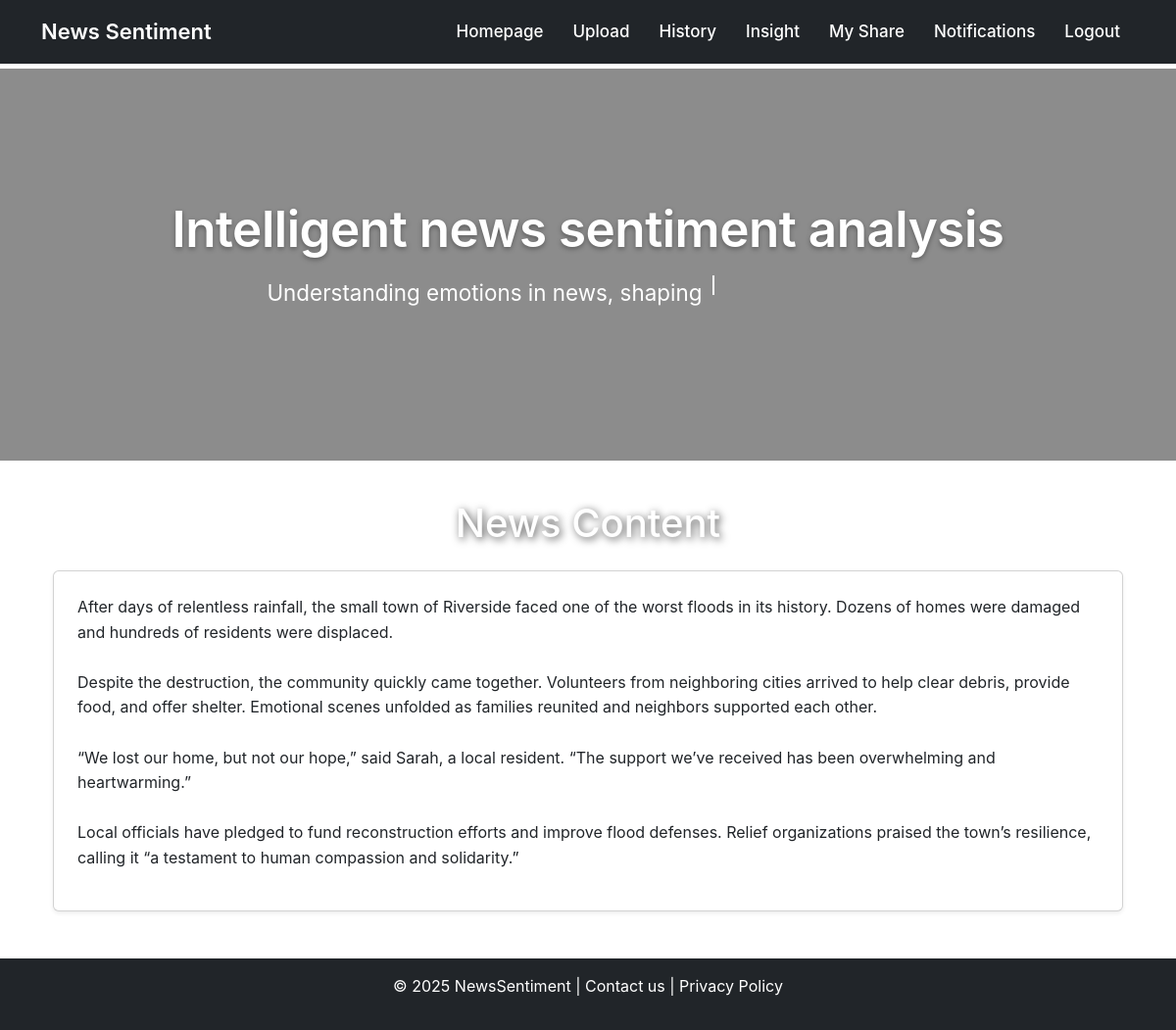
The page /share/post/5 (signed in) on the database as committed earlier.
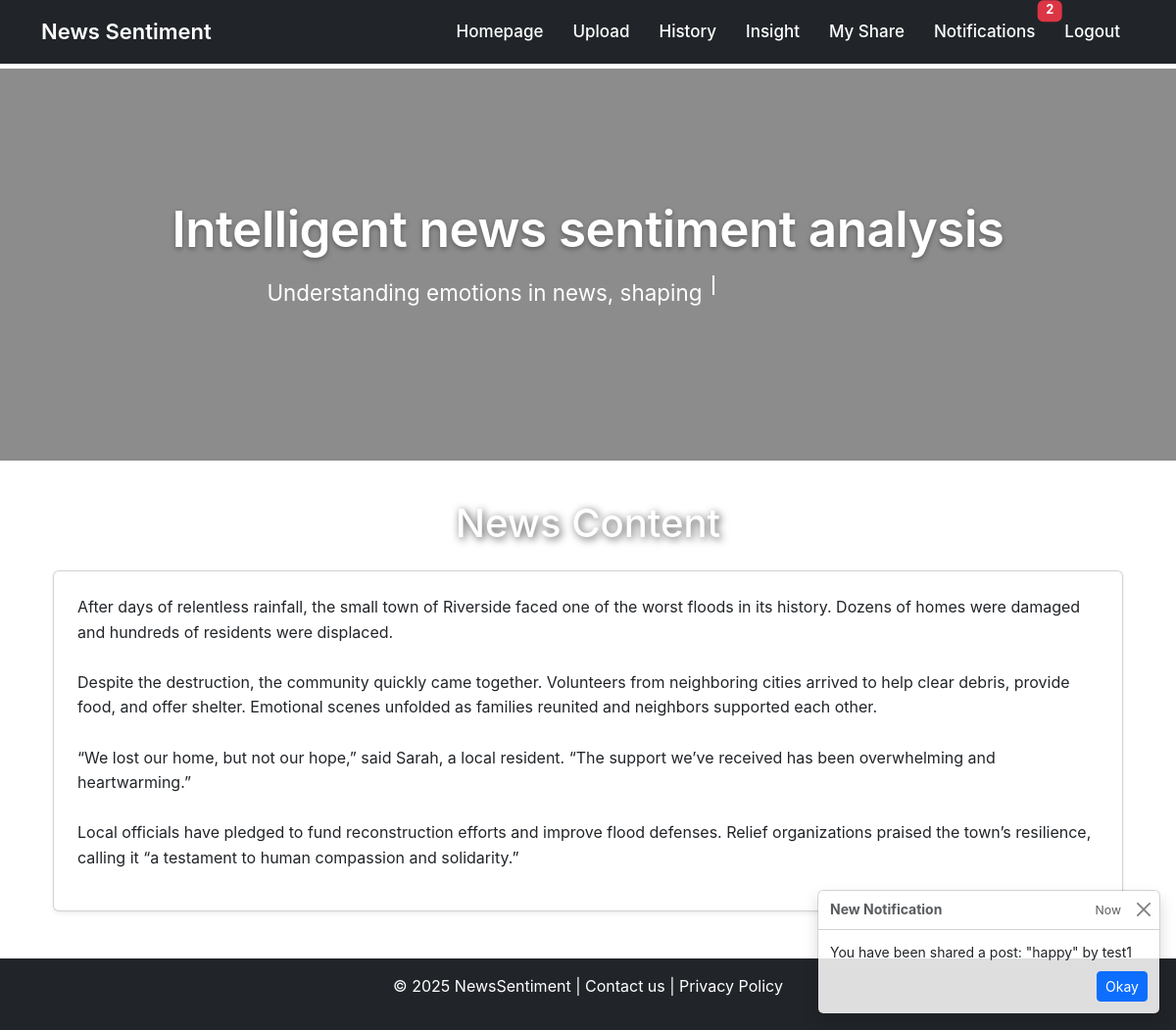
The same page on the database as committed later.
### app/models.py (models this page shows, shortened)
class Notification(db.Model):
    id = db.Column(db.Integer, primary_key=True)
    user_id = db.Column(db.Integer, db.ForeignKey('user.id'), index=True)
    message = db.Column(db.String(256))
    timestamp = db.Column(db.DateTime, default=datetime.utcnow)
    is_read = db.Column(db.Boolean, default=False)
    user = db.relationship('User', backref='notifications')

### app/routes/share_routes.py (the view)
@share_bp.route("/post/<int:post_id>")
@login_required
def post_detail(post_id):
    post = Post.query.get_or_404(post_id)
    return render_template("analysis.html", content=post.body)

### app/models.py (called while the page is built)
@login.user_loader
def load_user(id):
    return db.session.get(User, int(id))

### app/templates/analysis.html
{% extends "base.html" %}
{% block content %}
<h1 class="text-center text-white" style="text-shadow: 2px 2px 8px rgba(0, 0, 0, 0.7);">
    News Content
</h1>
<div class="container mt-4 mb-5">
    <div class="card p-4 shadow-sm">
        <p style="white-space: pre-wrap;">{{ content }}</p>
    </div>
</div>
{% endblock %}

### app/templates/base.html (shortened to what the changed rows need)
<!doctype html>
<html lang="en" class="h-100">
<head>
    <link href="https://cdn.jsdelivr.net/npm/bootstrap@5.3.2/dist/css/bootstrap.min.css" rel="stylesheet">
    <link rel="stylesheet" href="{{ url_for('static', filename='css/homepage.css') }}">
<body>
    <nav class="navbar navbar-expand-lg navbar-dark bg-dark fixed-top">
        <div class="container">
            <div class="collapse navbar-collapse" id="navbarNav">
                <ul class="navbar-nav ms-auto">
                    {% if current_user.is_authenticated %}
                    <li class="nav-item position-relative">
                        <a class="nav-link text-white" href="{{ url_for('notify.notifications') }}">
                            Notifications
                            {% set unread_count = current_user.notifications|selectattr('is_read', 'equalto',
                            False)|list|length %}
                            {% if unread_count > 0 %}
                            <span class="badge bg-danger position-absolute top-0 start-100 translate-middle">
                                {{ unread_count }}
                            </span>
                            {% endif %}
                        </a>
                    </li>
                    {% endif %}
                </ul>
            </div>
        </div>
    </nav>
    <section class="hero-section">
        <div class="hero-overlay">
            <div class="hero-content">
                <h1>Intelligent news sentiment analysis</h1>
            </div>
        </div>
    </section>
    <div class="container mt-4">
        {% block content %}{% endblock %}
    </div>
    {% if current_user.is_authenticated %}
    {% set unread_message = current_user.notifications|selectattr('is_read', 'equalto',
    False)|map(attribute='message')|list|first %}
    {% if unread_message %}
    <div aria-live="polite" aria-atomic="true" class="position-fixed bottom-0 end-0 p-3" style="z-index: 1080;">
        <div id="notificationToast" class="toast" role="alert" aria-live="assertive" aria-atomic="true">
            <div class="toast-header">
                <strong class="me-auto">New Notification</strong>
                <small>Now</small>
                <button type="button" class="btn-close" data-bs-dismiss="toast" aria-label="Close"></button>
            </div>
            <div class="toast-body">
                {{ unread_message }}
                <div class="mt-2 text-end">
                    <a href="{{ url_for('notify.mark_notification_read_and_redirect', next=request.full_path) }}"
                        class="btn btn-sm btn-primary">Okay</a>
                </div>
            </div>
        </div>
    </div>
    {% endif %}
    {% endif %}
</body>
</html>

Rows that differ between the two databases and show on the page:
added Notification: message "You have been shared a post: \"happy\" by test1"
Other text that changed with them:
{{ unread_count }}: (not shown) → "2"
text now shown: "New Notification Now Okay"
